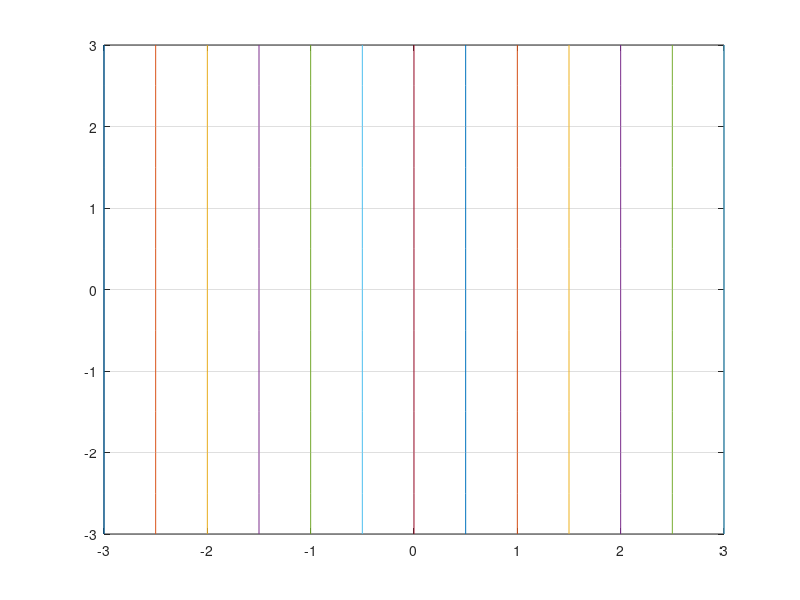

Recreate this plot in MATLAB.
% mesh grid
% first clear the variables of memory and workspace
clear;
clc;
close all;

m = 3; % define the size of the space
dm = 0.5; % define the increment of points

x = -m:dm:m; % x goes from -m to m
y = -m:dm:m; % in increments of dm

% get the mesh grid
[xx, yy] = meshgrid(x, y);

%plot the grid
plot(xx, yy);
grid on;